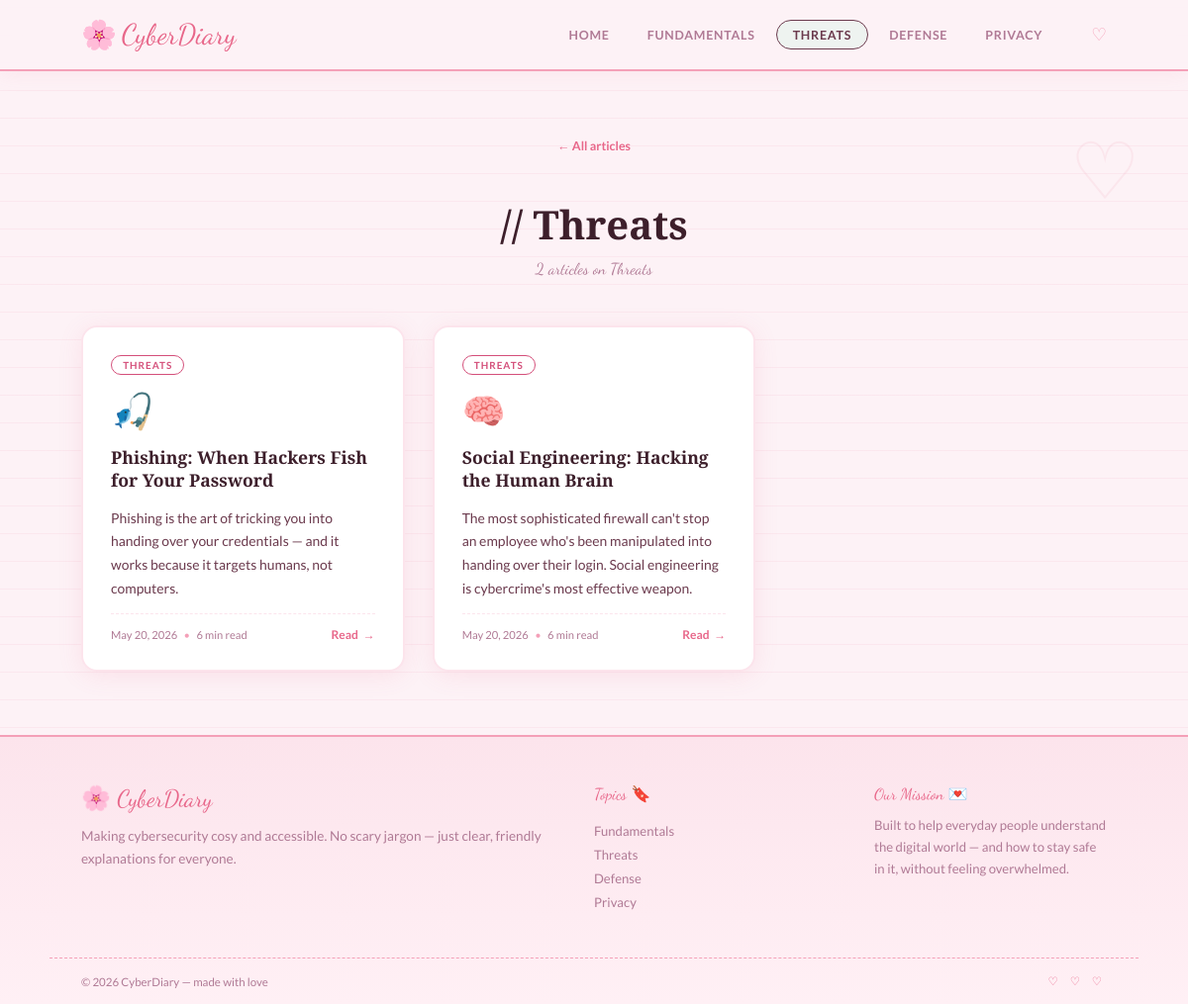
Page /category/Threats on the committed database.
### tables this page shows
CREATE TABLE posts (
    id           INTEGER PRIMARY KEY AUTOINCREMENT,
    slug         TEXT    UNIQUE NOT NULL,
    title        TEXT    NOT NULL,
    excerpt      TEXT    NOT NULL,
    category     TEXT    NOT NULL DEFAULT 'Fundamentals',
    tag_color    TEXT    NOT NULL DEFAULT '#e8678a',
    hero_icon    TEXT    NOT NULL DEFAULT 'pencil',
    photo        TEXT    DEFAULT '',
    read_time    TEXT    NOT NULL DEFAULT '5 min read',
    content_json TEXT    NOT NULL DEFAULT '[]',
    published    INTEGER NOT NULL DEFAULT 1,
    created_at   TEXT    NOT NULL DEFAULT (datetime('now')),
    updated_at   TEXT    NOT NULL DEFAULT (datetime('now'))
);

### app.py (the view)
@app.route("/category/<name>")
def category(name):
    rows = query(
        "SELECT * FROM posts WHERE category=? AND published=1 ORDER BY created_at DESC",
        (name,)
    )
    return render_template("category.html",
                           posts=[_post(r) for r in rows], category_name=name)

### app.py (called while the page is built)
def get_db():
    if "db" not in g:
        g.db = sqlite3.connect(DATABASE)
        g.db.row_factory = sqlite3.Row
        g.db.execute("PRAGMA foreign_keys = ON")
    return g.db

def query(sql, args=(), one=False):
    cur = get_db().execute(sql, args)
    rows = cur.fetchall()
    return (rows[0] if rows else None) if one else rows

def _post(row) -> dict:
    p = dict(row)
    p["content"] = json.loads(p.pop("content_json", "[]"))
    try:
        dt      = datetime.strptime(p["created_at"][:10], "%Y-%m-%d")
        p["date"] = dt.strftime("%B %-d, %Y")
    except Exception:
        p["date"] = p["created_at"][:10]
    return p

### templates/category.html (shortened to what this page needs)
{% extends "base.html" %}
{% block content %}
<div class="category-page">
    <div class="category-header">
        <a href="/" class="back-link">← All articles</a>
        <h1 class="category-title">
            <span class="title-accent">//</span> {{ category_name }}
        </h1>
        <p class="category-desc">{{ posts|length }} article{{ 's' if posts|length != 1 }} on {{ category_name }}</p>
    </div>
    {% if posts %}
    <div class="articles-grid">
        {% for post in posts %}
        <article class="article-card">
            <div class="card-tag" style="border-color: {{ post.tag_color }}; color: {{ post.tag_color }}">
                {{ post.category }}
            </div>
            <div class="card-icon">{{ post.hero_icon }}</div>
            <h3 class="card-title">{{ post.title }}</h3>
            <p class="card-excerpt">{{ post.excerpt }}</p>
            <div class="card-footer">
                <div class="card-meta">
                    <span>{{ post.date }}</span>
                    <span class="meta-dot">•</span>
                    <span>{{ post.read_time }}</span>
                </div>
                <a href="/post/{{ post.slug }}" class="card-link">Read <span>→</span></a>
            </div>
        </article>
        {% endfor %}
    </div>
    {% else %}
    <div class="empty-state">
        <span>🔍</span>
        <p>No articles found in this category yet.</p>
        <a href="/" class="btn-primary"><span>Back to Home</span><span>→</span></a>
    </div>
    {% endif %}
</div>
{% endblock %}

### templates/base.html (shortened to what this page needs)
<!DOCTYPE html>
<html lang="en">
<head>
    <link rel="stylesheet" href="{{ url_for('static', filename='css/main.css') }}">
</head>
<body>
    <header class="site-header">
        <nav class="nav-inner">
            <a href="/" class="logo">
                <span class="logo-heart">🌸</span>
                CyberDiary
            </a>
            <div class="nav-links">
                <a href="/" class="nav-link">Home</a>
                <a href="/category/Fundamentals" class="nav-link">Fundamentals</a>
                <a href="/category/Threats" class="nav-link">Threats</a>
                <a href="/category/Defense" class="nav-link">Defense</a>
                <a href="/category/Privacy" class="nav-link">Privacy</a>
            </div>
            <span class="nav-deco">♡</span>
        </nav>
    </header>
    <main>
        {% block content %}{% endblock %}
    </main>
    <footer class="site-footer">
        <div class="footer-inner">
            <div class="footer-brand">
                🌸 CyberDiary
                <p>Making cybersecurity cosy and accessible. No scary jargon — just clear, friendly explanations for everyone.</p>
            </div>
            <div class="footer-links">
                <span class="footer-label">Topics 🔖</span>
                <a href="/category/Fundamentals">Fundamentals</a>
                <a href="/category/Threats">Threats</a>
                <a href="/category/Defense">Defense</a>
                <a href="/category/Privacy">Privacy</a>
            </div>
            <div class="footer-note">
                <span class="footer-label">Our Mission 💌</span>
                <p>Built to help everyday people understand the digital world — and how to stay safe in it, without feeling overwhelmed.</p>
            </div>
        </div>
        <div class="footer-bottom">
            <span>© 2026 CyberDiary — made with love</span>
            <span class="footer-hearts">♡ ♡ ♡</span>
        </div>
    </footer>
</body>
</html>

### rows in the picture
posts: category "THREATS", hero_icon "🎣", title "Phishing: When Hackers Fish for Your Password", excerpt "Phishing is the art of tricking you into handing over your credentials — and it works because it targets humans, not computers.", date "May 20, 2026", read_time "6 min read"
posts: category "THREATS", hero_icon "🧠", title "Social Engineering: Hacking the Human Brain", excerpt "The most sophisticated firewall can't stop an employee who's been manipulated into handing over their login. Social engineering is cybercrime's most effective weapon.", date "May 20, 2026", read_time "6 min read"

### other values in the picture
{{ category_name }} "Threats"
{{ posts|length }} "2"
{{ 's' if posts|length != 1 }} "s"
